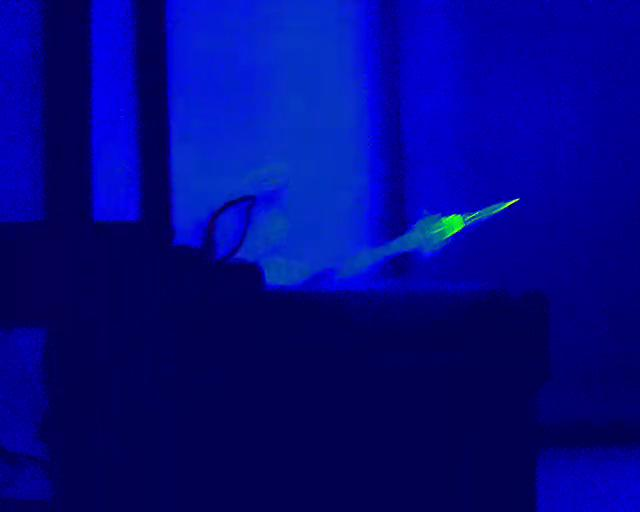
#> input picture camera_runtime/tests/Hotspot_test.jpg, 640 x 512 px
$ python -i thermal_detector.py   (imports and definitions only)
#> lines starting #> are read from the running program, lines starting #| are printed output that depends on the picture; after the words box and inside, x2 and y2 are one past the last pixel; in counts of white or black regions, pixels touching at a corner belong together
#> further down, picture is the input picture: shape (512, 640, 3); mean B, G, R 133.2, 7.2, 1.9
"""
Classic Thermal Hotspot Detector Module
Computer Vision pipeline using Luminance/Heat Thresholding, Morphological Filtering,
and Contour Analysis to detect heat sources/fire directly from thermal BGR imagery.
Ultra-fast (<5ms), robust, deterministic, and ideal for thermal surveillance cameras.
"""

import cv2
import numpy as np
from typing import List, Dict, Any, Optional, Tuple


class ClassicThermalDetector:
    """Detects thermal hotspots and fire signatures using classic computer vision."""

    def __init__(
        self,
        threshold: int = 190,
        min_area: int = 15,
        max_area: int = 40000,
        morph_kernel_size: int = 5,
        dilate_iterations: int = 2,
        blur_ksize: int = 3,
        use_tophat: bool = True,
        tophat_ksize: int = 15,
        tophat_threshold: int = 35,
        use_adaptive: bool = True,
        adaptive_k: float = 3.0,
        adaptive_min_threshold: int = 170,
        zoom_aware: bool = True,
        min_focal_mm: float = 31.0,
        max_focal_mm: float = 155.0,
        use_clutter_suppression: bool = True,
        clutter_threshold: int = 8,
        clutter_min_core_ratio: float = 0.035,
        clutter_min_hot_pixels: int = 6
    ):
        self.threshold = int(threshold)
        self.min_area = int(min_area)
        self.max_area = int(max_area)
        self.morph_kernel_size = int(morph_kernel_size)
        self.dilate_iterations = int(dilate_iterations)
        self.blur_ksize = int(blur_ksize)

        # Method 1: White Top-Hat
        self.use_tophat = bool(use_tophat)
        self.tophat_ksize = int(tophat_ksize)
        self.tophat_threshold = int(tophat_threshold)

        # Method 2: Adaptive Saliency
        self.use_adaptive = bool(use_adaptive)
        self.adaptive_k = float(adaptive_k)
        self.adaptive_min_threshold = int(adaptive_min_threshold)

        # Method 4: Zoom-Aware Scaling
        self.zoom_aware = bool(zoom_aware)
        self.min_focal_mm = float(min_focal_mm)
        self.max_focal_mm = float(max_focal_mm)
        self.current_zoom_ratio = 0.0

        # Method 3: Canopy Clutter Storm Suppression
        self.use_clutter_suppression = bool(use_clutter_suppression)
        self.clutter_threshold = int(clutter_threshold)
        self.clutter_min_core_ratio = float(clutter_min_core_ratio)
        self.clutter_min_hot_pixels = int(clutter_min_hot_pixels)

    # [71 lines left out: function update_params, not called in this run]

    def detect(self, frame_bgr: np.ndarray, zoom_ratio: Optional[float] = None) -> List[Dict[str, Any]]:
        """
        Executes hotspot extraction pipeline on a thermal BGR frame.
        Supports:
          - Method 1: White Top-Hat Transform for background gradient/AGC shift rejection.
          - Method 2: Dynamic/Adaptive Saliency Thresholding (Mean + k*Std).
          - Method 4: Zoom-Aware Area & Parameters Scaling based on real camera focal length.
        Returns a list of detections: [{'box': [x1, y1, x2, y2], 'score': float, 'label': 'fire', 'area': int, 'max_val': int}]
        """
        if frame_bgr is None or frame_bgr.size == 0:
            return []

        h, w = frame_bgr.shape[:2]
#> h = 512; w = 640

        if zoom_ratio is not None:
            self.current_zoom_ratio = max(0.0, min(1.0, float(zoom_ratio)))

        # ----------------------------------------------------------------------
        # Method 4: Zoom-Aware Parameters & Area Scaling
        # ----------------------------------------------------------------------
        focal_range = max(1.0, self.max_focal_mm - self.min_focal_mm)
        current_focal = self.min_focal_mm + (self.current_zoom_ratio * focal_range)
        optical_zoom_factor = current_focal / max(1.0, self.min_focal_mm)  # 1.0x (Wide) to 5.0x (Tele)

        if self.zoom_aware and optical_zoom_factor > 1.05:
            # Preserve min_area so small distant campfires/hotspots are never discarded when zoomed in!
            effective_min_area = self.min_area
            # Max area scales quadratically with optical zoom (area grows as zoom^2)
            effective_max_area = max(effective_min_area, int(self.max_area * (optical_zoom_factor ** 2)))
            min_fireline_thickness = 2.5 * (1.0 + 0.4 * self.current_zoom_ratio)
        else:
            effective_min_area = self.min_area
            effective_max_area = self.max_area
            min_fireline_thickness = 2.5

        # 1. Grayscale Conversion (represents thermal intensity)
        gray = cv2.cvtColor(frame_bgr, cv2.COLOR_BGR2GRAY)
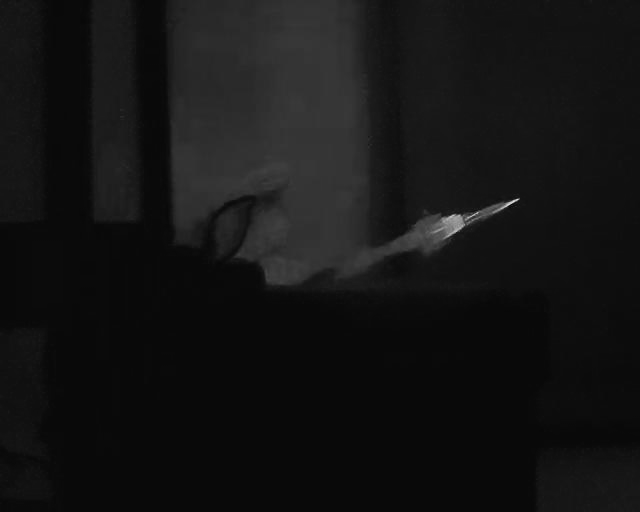
#> gray: shape (512, 640); min 7, max 232, mean 19.9

        # 2. Gaussian Blur to reduce sensor noise / single-pixel artifacts
        if self.blur_ksize > 1:
            k = self.blur_ksize if self.blur_ksize % 2 != 0 else self.blur_ksize + 1
            blurred = cv2.GaussianBlur(gray, (k, k), 0)
        else:
            blurred = gray

        # ----------------------------------------------------------------------
        # Method 2: Dynamic / Adaptive Saliency Thresholding (Sky-Aware)
        # ----------------------------------------------------------------------
        # Cold sky pixels (<= 20) distort terrain background statistics. Exclude sky if ground is prominent.
        ground_pixels = blurred[blurred > 20]
        if ground_pixels.size > 1000:
            mean_scene = float(np.mean(ground_pixels))
#> mean_scene = 37.02
            std_scene = float(np.std(ground_pixels))
#> std_scene = 15.24
        else:
            mean_scene = float(np.mean(blurred))
            std_scene = float(np.std(blurred))

        if self.use_adaptive:
            # Hot targets must be significantly brighter than scene background
            dyn_thresh = int(mean_scene + self.adaptive_k * std_scene)
#> dyn_thresh = 82
            # Threshold respects user configured base threshold and adapts upward when scene is hot (capped at 245)
            active_threshold = max(self.threshold, self.adaptive_min_threshold, min(245, dyn_thresh))
#> active_threshold = 190
        else:
            active_threshold = self.threshold

        # Base Luminance Mask
        _, lum_mask = cv2.threshold(blurred, active_threshold, 255, cv2.THRESH_BINARY)
#> lum_mask: shape (512, 640); every value is 0

        # ----------------------------------------------------------------------
        # Method 1: White Top-Hat Morphological Filtering
        # Removes background gradient & AGC shift, isolates bright local anomalies
        # ----------------------------------------------------------------------
        if self.use_tophat:
            k_top = self.tophat_ksize if self.tophat_ksize % 2 != 0 else self.tophat_ksize + 1
            tophat_kernel = cv2.getStructuringElement(cv2.MORPH_ELLIPSE, (k_top, k_top))
            tophat = cv2.morphologyEx(blurred, cv2.MORPH_TOPHAT, tophat_kernel)
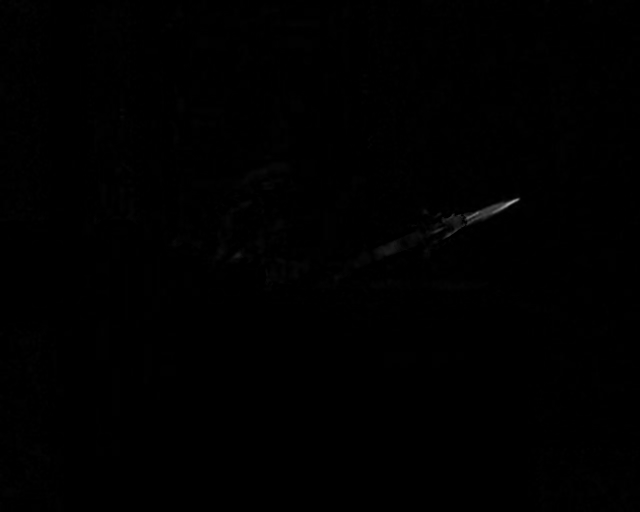
#> tophat: shape (512, 640); min 0, max 170, mean 0.5
            _, tophat_mask = cv2.threshold(tophat, self.tophat_threshold, 255, cv2.THRESH_BINARY)
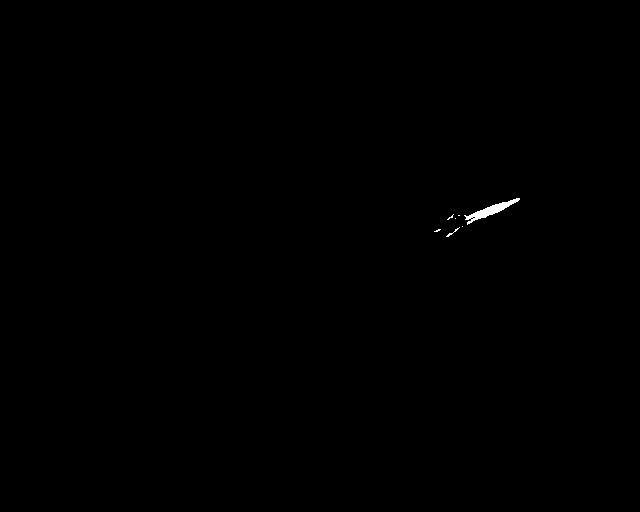
#> tophat_mask: shape (512, 640); 0.13% white; 7 white regions (5 under 20 px), largest, box (x1, y1, x2, y2) and area: (464, 198, 520, 225) 390, (446, 227, 460, 237) 25

            # Combined Heat Mask:
            # 1) Targets with prominent local contrast (tophat >= threshold) AND warm baseline
            # 2) OR intense absolute hotspots (lum_mask)
            baseline_warmth = max(140, active_threshold - 40)
#> baseline_warmth = 150
            heat_mask = (tophat_mask & (blurred >= baseline_warmth)) | lum_mask
#> heat_mask: shape (512, 640); values 0 (black) and 1 (white), 0.01% white in thin lines or dots, all inside (x1, y1, x2, y2) = (447, 200, 517, 234)
        else:
            heat_mask = lum_mask

        # 4. Morphological Dilation & Closing (Merges disjoint heat fragments into unified objects)
        if self.morph_kernel_size >= 1 and self.dilate_iterations > 0:
            k = max(3, self.morph_kernel_size)
            if k % 2 == 0:
                k += 1
            kernel = cv2.getStructuringElement(cv2.MORPH_ELLIPSE, (k, k))
            # Dilate to expand and bridge adjacent heat points
            dilated_mask = cv2.dilate(heat_mask, kernel, iterations=self.dilate_iterations)
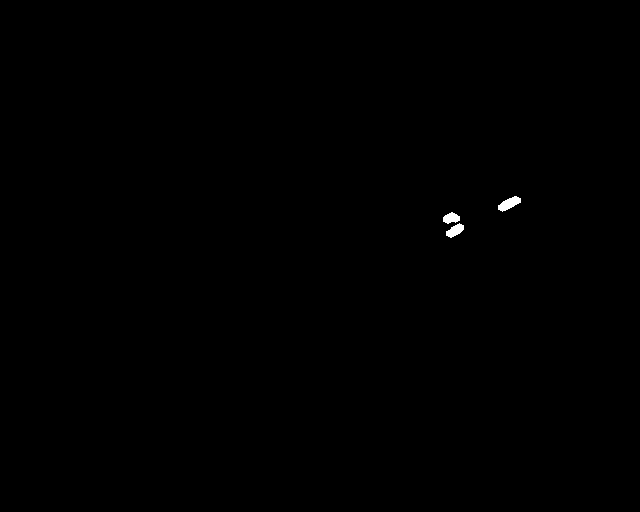
#> dilated_mask: shape (512, 640); values 0 (black) and 1 (white), 0.15% white; 3 white regions, box (x1, y1, x2, y2) and area: (498, 196, 521, 212) 200, (446, 223, 464, 238) 156, (443, 212, 460, 224) 139
            # Morphological close to fill any interior holes
            cleaned_mask = cv2.morphologyEx(dilated_mask, cv2.MORPH_CLOSE, kernel, iterations=1)
#> cleaned_mask: shape (512, 640); values 0 (black) and 1 (white), 0.16% white; 2 white regions
        else:
            cleaned_mask = heat_mask

        # 5. Contour Analysis
        contours, _ = cv2.findContours(cleaned_mask, cv2.RETR_EXTERNAL, cv2.CHAIN_APPROX_SIMPLE)
#> contours = 2 contours; box (x1, y1, x2, y2) and area: (443, 212, 464, 238) 268, (498, 196, 521, 212) 173

        detections = []
        for cnt in contours:
            area = cv2.contourArea(cnt)
            if area < effective_min_area or area > effective_max_area:
                continue

            # Bounding Box
            x, y, bw, bh = cv2.boundingRect(cnt)
            x1 = max(0, x)
            y1 = max(0, y)
            x2 = min(w, x + bw)
            y2 = min(h, y + bh)

            if x2 <= x1 or y2 <= y1:
                continue

            # Analyze ROI thermal properties
            roi_gray = gray[y1:y2, x1:x2]
            if roi_gray.size == 0:
                continue

            max_val = int(np.max(roi_gray))
            mean_val = float(np.mean(roi_gray))
            std_val = float(np.std(roi_gray))
            thermal_gradient = max_val - mean_val

            # True Physical Heat Geometry (Independent of Morphological Dilation):
            raw_hot_pixels = int(np.count_nonzero(roi_gray >= active_threshold))
            # Require at least 3 real hot pixels to eliminate single-pixel noise specks
            min_raw_pixels = max(3, int(effective_min_area * 0.2))
            if raw_hot_pixels < min_raw_pixels:
                continue
            aspect_ratio = max(bw / max(1.0, float(bh)), bh / max(1.0, float(bw)))
            max_span = max(1.0, float(max(bw, bh)))
            raw_thickness = raw_hot_pixels / max_span  # True physical thickness in pixels

            # Aspect Ratio & Fireline (แนวไฟป่า / Flaming Front) Handling:
            is_fireline = (aspect_ratio > 3.5) and (max_val >= 220 or thermal_gradient >= 28.0 or std_val >= 16.0) and (raw_thickness >= min_fireline_thickness)
            is_thin_wire_or_gutter = (aspect_ratio > 4.0) and (raw_thickness < min_fireline_thickness * 0.85) and (max_val < 235 and thermal_gradient < 30.0)

            if is_thin_wire_or_gutter:
                continue

            # Solar Heat Rejection: Flat/uniformly heated surfaces (sun-baked rocks, metal roofs)
            if not is_fireline and (thermal_gradient < 15.0 and std_val < 10.0 and max_val < 240):
                continue

            # Heat Confidence Calculation
            peak_norm = min(1.0, max(0.0, (max_val - active_threshold) / max(1.0, 255.0 - active_threshold)))
            gradient_norm = min(1.0, max(0.0, thermal_gradient / 80.0))
            score = round(0.40 + 0.40 * peak_norm + 0.20 * gradient_norm, 3)
            score = min(0.99, max(0.35, score))

            detections.append({
                "box": [x1, y1, x2, y2],
                "score": score,
                "label": "fire",
                "area": int(area),
                "max_val": max_val,
                "gradient": round(thermal_gradient, 1),
                "raw_hot_pixels": raw_hot_pixels,
                "active_threshold": active_threshold,
                "zoom_ratio": round(self.current_zoom_ratio, 2),
                "engine": "classic"
            })
#> this loop made 2 passes
#> (area, x, y, bw, bh, x1, y1, x2) on pass 1: (268, 443, 212, 21, 26, 443, 212, 464)
#> (area, x, y, bw, bh, x1, y1, x2) on pass 2: (173, 498, 196, 23, 16, 498, 196, 521)
#> pass 1, in detect, `roi_gray = gray[y1:y2, x1:x2]`:
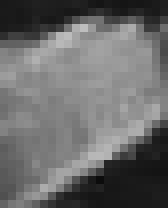
#> roi_gray: shape (26, 21) (shown 8 times larger); min 12, max 190, mean 105.8
#> after the loop, detections = 1 item

        # ----------------------------------------------------------------------
        # Method 3: Canopy Clutter Storm Suppression (Foliage Density Filter)
        # ----------------------------------------------------------------------
        if self.use_clutter_suppression and len(detections) >= self.clutter_threshold:
            # When many candidate blobs appear simultaneously, this indicates solar heating across foliage.
            # Real wildfires are concentrated combustion sources; suppress scattered leaf glints.
            filtered_dets = []
            for d in detections:
                box_w = max(1, d["box"][2] - d["box"][0])
                box_h = max(1, d["box"][3] - d["box"][1])
                box_area = box_w * box_h
                core_ratio = d.get("raw_hot_pixels", 0) / float(box_area)

                # In clutter storm:
                # 1) Must have a concentrated core (core_ratio >= clutter_min_core_ratio)
                # 2) Must have substantial combustion mass (raw_hot_pixels >= clutter_min_hot_pixels)
                # 3) Must reach high thermal intensity
                # 4) Overly large diluted boxes (area > 900) created by bridging multiple leaves are pruned
                min_peak = max(245, self.threshold)
                if (core_ratio >= self.clutter_min_core_ratio and
                    d.get("raw_hot_pixels", 0) >= self.clutter_min_hot_pixels and
                    d["max_val"] >= min_peak and
                    box_area <= 900):
                    filtered_dets.append(d)
            detections = filtered_dets

        # Sort by score descending
        detections.sort(key=lambda d: (d["score"], d.get("area", 0)), reverse=True)
        return detections

>>> import cv2
>>> picture = cv2.imread('tests/Hotspot_test.jpg')
>>> result = ClassicThermalDetector().detect(picture)
#> result = 1 item
